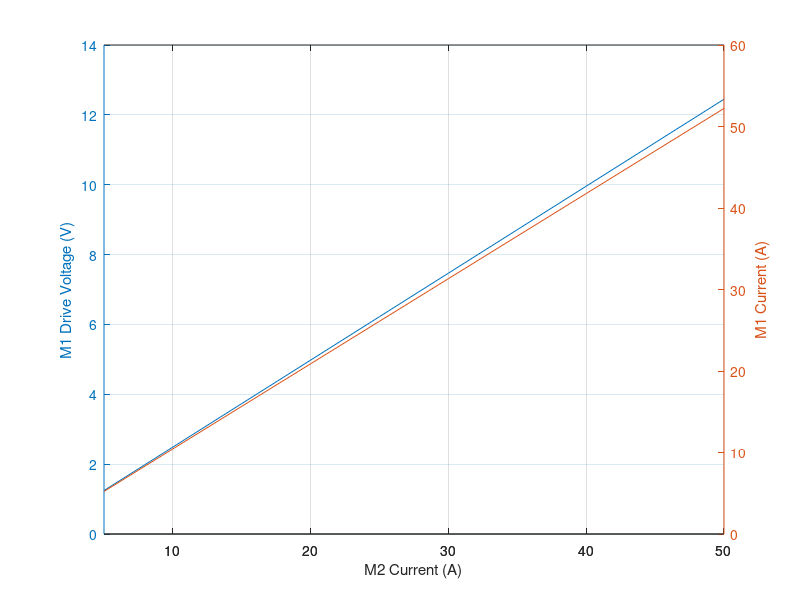

The MATLAB script that drew this image:
R1 = 0.089;
R2 = 0.156;
%R2 = 0.15;
I2 = 5:5:50;
N = length(I2);
eta = 0.6;

I1 = zeros(1,N);
Vemf = zeros(1,N);
V1 = zeros(1,N);
P1 = zeros(1,N);
P2 = zeros(1,N);

for i = 1:1:length(I2)
  I1(i) = max(roots([R1, (I2(i)*R2), -(I2(i)^2*R2/eta)]));
  Vemf(i) = I2(i) * R2;
  P1(i) = I1(i).^2*R1 + I1(i)*Vemf(i);
  V1(i) = I1(i)*R1 + Vemf(i);
  P2(i) = Vemf(i) * I2(i);
end

ax = plotyy(I2, V1, I2, I1);
xlabel("M2 Current (A)")
ylabel(ax(1), "M1 Drive Voltage (V)")
%ylabel(ax(1), "Back EMF (V)")
ylabel(ax(2), "M1 Current (A)")
grid on

V1
I1
I2
P2

% Achievable on 12V supply: [I1, I2, P2]
%  0.45 ohms: 26, 20, 180
%  0.3  ohms: 34, 28, 235
%  0.25 ohms: 37, 32, 256
%  0.2  ohms: 45, 40, 320
%  0.15 ohms: 45, 44, 290
%
%
%

% Efficiency:
%  Assume chain drive is 100% efficient
%  Assume gears are 90% efficienct
%  E30-400 @ 45A is about 76% efficient
%  
%
